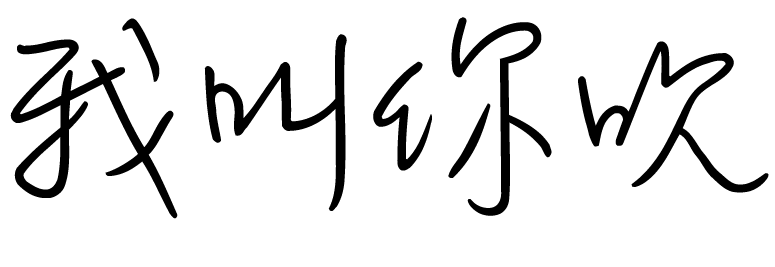
#> input picture overlays/blow.png, 775 x 267 px
$ python pillowTest.py
#> lines starting #> are read from the running program, lines starting #| are printed output that depends on the picture
from PIL import Image
from tkinter import Tk
from tkinter.filedialog import askopenfilename

Tk().withdraw()

tsj_image = Image.open(askopenfilename(filetypes=[("Image files", "*.jpg *.jpeg")]))
#> the answer given: overlays/blow.png
#> tsj_image is the input picture: PIL image 775x267 RGBA; mean R, G, B, A 225, 225, 225, 26.9
tsj_image = tsj_image.convert("RGBA")
tsjWidth, tsjHeight = tsj_image.size
#> tsjWidth = 775; tsjHeight = 267
watermark = Image.open("overlays/blow.png")
watermark = watermark.convert("RGBA")
watermarkWidth, watermarkHeight = watermark.size
#> watermarkWidth = 775; watermarkHeight = 267
watermark = watermark.resize(tsj_image.size)
tsj_image.paste(watermark, (25, 25), watermark)
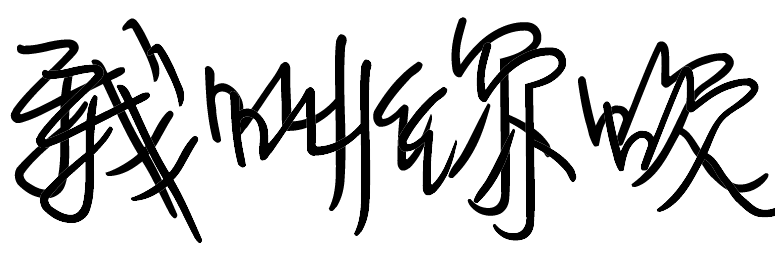
#> tsj_image: PIL image 775x267 RGBA; mean R, G, B, A 202.6, 202.6, 202.6, 48.7; transparent parts drawn white
tsj_image = tsj_image.convert("RGB")
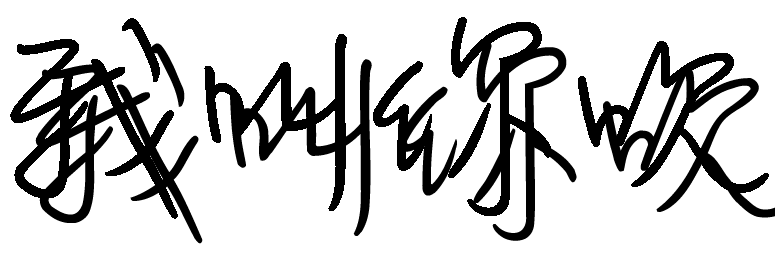
#> tsj_image: PIL image 775x267 RGB; min 0, max 255, mean 202.6
tsj_image.save("tsjOutput.jpg")
